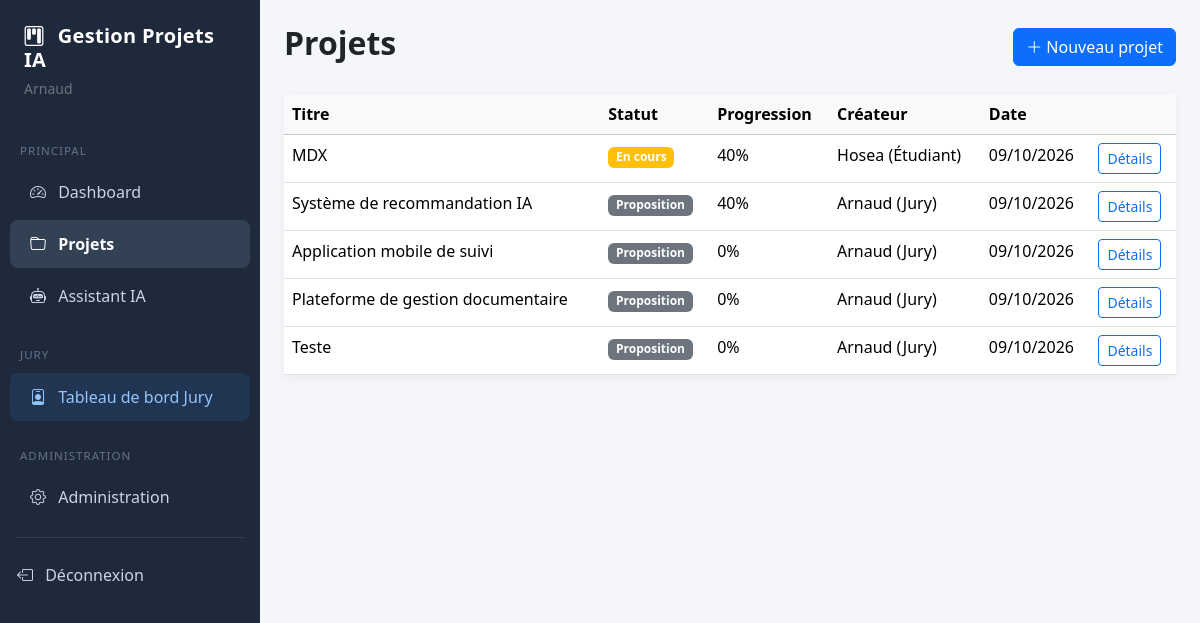
/projets/ (signed in), run on an earlier commit of the app's database.
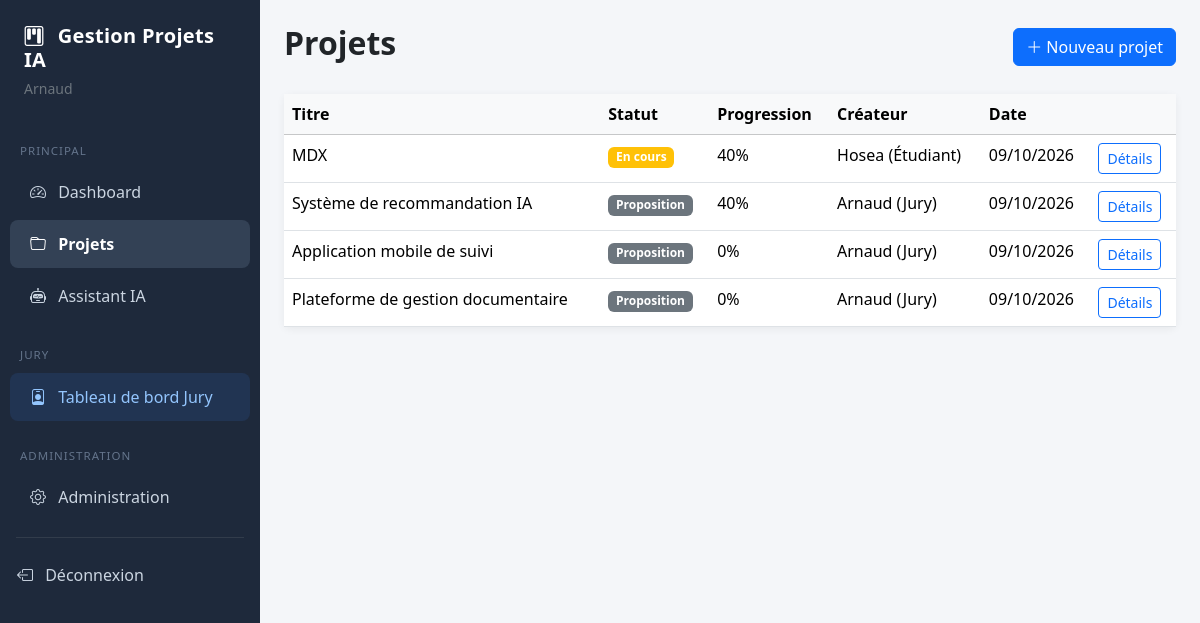
And on a later commit of the database.
### accounts/models.py (models this page shows, shortened)
class User(AbstractUser):
    class Role(models.TextChoices):
        ADMIN = "ADMIN", "Administrateur"
        ENSEIGNANT = "ENSEIGNANT", "Enseignant"
        ETUDIANT = "ETUDIANT", "Étudiant"
        JURY = "JURY", "Jury"
    role = models.CharField(
        max_length=20,
        choices=Role.choices,
        default=Role.ETUDIANT
    )
    telephone = models.CharField(max_length=20, blank=True, null=True)
    photo = models.ImageField(upload_to="photos/", blank=True, null=True)
    def __str__(self):
        return f"{self.get_full_name() or self.username} ({self.get_role_display()})"
    @property
    def is_enseignant(self):
        return self.role == self.Role.ENSEIGNANT
    @property
    def is_admin(self):
        return self.role == self.Role.ADMIN or self.is_superuser

### projets/models.py (models this page shows, shortened)
class Projet(models.Model):
    class Statut(models.TextChoices):
        PROPOSITION = "PROPOSITION", "Proposition"
        VALIDE = "VALIDE", "Validé"
        EQUIPE_AFFECTEE = "EQUIPE_AFFECTEE", "Équipe affectée"
        ENCADRANT_AFFECTE = "ENCADRANT_AFFECTE", "Encadrant affecté"
        EN_COURS = "EN_COURS", "En cours"
        LIVRABLES_SOUMIS = "LIVRABLES_SOUMIS", "Livrables soumis"
        VALIDATION_ENCADRANT = "VALIDATION_ENCADRANT", "Validation encadrant"
        SOUTENANCE = "SOUTENANCE", "Soutenance"
        EVALUE = "EVALUE", "Évalué"
        CLOTURE = "CLOTURE", "Clôturé"
        REFUSE = "REFUSE", "Refusé"
    titre = models.CharField(
        max_length=255
    )
    description = models.TextField()
    objectifs = models.TextField(
        blank=True
    )
    statut = models.CharField(
        max_length=30,
        choices=Statut.choices,
        default=Statut.PROPOSITION
    )
    progression = models.PositiveIntegerField(
        default=0
    )
    score_risque = models.PositiveIntegerField(
        default=0
    )
    date_debut = models.DateField(
        default=timezone.now
    )
    date_fin_prevue = models.DateField(
        null=True,
        blank=True
    )
    date_fin_reelle = models.DateField(
        null=True,
        blank=True
    )
    date_creation = models.DateTimeField(
        auto_now_add=True
    )
    date_modification = models.DateTimeField(
        auto_now=True
    )
    createur = models.ForeignKey(
        settings.AUTH_USER_MODEL,
        on_delete=models.CASCADE,
        related_name="projets_crees"
    )
    encadrant = models.ForeignKey(
        settings.AUTH_USER_MODEL,
        on_delete=models.SET_NULL,
        null=True,
        blank=True,
        related_name="projets_encadres",
        limit_choices_to={
            "role": "ENSEIGNANT"
        }
    )
    class Meta:
        ordering = [
            "-date_creation"
        ]

### projets/views.py (the view, shortened to what this page needs)
@login_required
def liste_projets(request):
    user = request.user
    if (
        user.is_enseignant
        or user.is_admin
        or user.is_superuser
    ):
        projets = Projet.objects.all()
    for projet in projets:
        mettre_a_jour_suivi_projet(
            projet
        )
    return render(
        request,
        "projets/liste.html",
        {
            "projets": projets
        }
    )

### projets/models.py (called while the page is built)
    @property
    def taux_achevement(self):
        if self.statut == self.Statut.VALIDE:
            return 100
        if self.statut == self.Statut.TERMINE:
            return 100
        if self.statut == self.Statut.EN_COURS:
            return 40
        if self.statut == self.Statut.EN_RETARD:
            return 0
        return 0

### projets/services_risque.py (called while the page is built, shortened)
def limiter_score(valeur):
    return max(0, min(100, round(valeur)))

def niveau_risque(score):
    score = limiter_score(score)
    if score >= SEUIL_MODERE:
        return "A_RISQUE"
    if score >= SEUIL_FAIBLE:
        return "MODERE"
    return "FAIBLE"

def libelle_niveau_risque(score):
    niveau = niveau_risque(score)
    return {
        "FAIBLE": "Faible",
        "MODERE": "Modéré",
        "A_RISQUE": "Projet à risque",
    }[niveau]

def classe_bootstrap_risque(score):
    niveau = niveau_risque(score)
    return {
        "FAIBLE": "success",
        "MODERE": "warning",
        "A_RISQUE": "danger",
    }[niveau]

def calculer_facteur_faible_progression(projet):
    if not projet.date_fin_prevue:
        return 0
    aujourd_hui = timezone.now().date()
    date_debut = projet.date_debut
    date_fin = projet.date_fin_prevue
    duree_totale = (
        date_fin - date_debut
    ).days
    if duree_totale <= 0:
        return 0
    jours_ecoules = (
        aujourd_hui - date_debut
    ).days
    jours_ecoules = max(
        0,
        min(
            jours_ecoules,
            duree_totale
        )
    )
    progression_attendue = (
        jours_ecoules / duree_totale
    ) * 100
    progression_reelle = (
        projet.progression or 0
    )
    ecart = (
        progression_attendue
        - progression_reelle
    )
    if ecart <= 0:
        return 0
    return limiter_score(ecart)

def calculer_facteur_livrables_non_deposes(projet):
    aujourd_hui = timezone.now().date()
    jalons_attendus = [
        jalon
        for jalon in projet.jalons.all()
        if (
            jalon.livrable_attendu
            and jalon.date_prevue
            and jalon.date_prevue <= aujourd_hui
            and not jalon.valide
        )
    ]
    if not jalons_attendus:
        return 0

def calculer_facteur_documents_rejetes(projet):
    documents = list(
        projet.documents.all()
    )
    if not documents:
        return 0
    documents_rejetes = [
        document
        for document in documents
        if document.statut == "REFUSE"
    ]
    if not documents_rejetes:
        return 0

### templates/projets/liste.html (shortened to what this page needs)
{% extends "base.html" %}
{% block content %}
<div class="d-flex justify-content-between align-items-center mb-4">
    <h2 class="fw-bold">Projets</h2>
    <a href="{% url 'creer_projet' %}" class="btn btn-primary">
        <i class="bi bi-plus-lg"></i> Nouveau projet
    </a>
</div>
<div class="card">
    <div class="card-body p-0">
        {% if projets %}
        <div class="table-responsive">
            <table class="table table-hover mb-0">
                <thead class="table-light">
                    <tr>
                        <th>Titre</th>
                        <th>Statut</th>
                        <th>Progression</th>
                        <th>Créateur</th>
                        <th>Date</th>
                        <th></th>
                    </tr>
                </thead>
                <tbody>
                    {% for projet in projets %}
                    <tr>
                        <td class="fw-medium">{{ projet.titre }}</td>
                        <td>
                            <span class="badge
                                {% if projet.statut == 'EN_COURS' %}bg-warning
                                {% elif projet.statut == 'TERMINE' %}bg-success
                                {% else %}bg-secondary{% endif %}">
                                {{ projet.get_statut_display }}
                            </span>
                        </td>
                        <td>{{ projet.progression }}%</td>
                        <td>{{ projet.createur }}</td>
                        <td>{{ projet.date_creation|date:"d/m/Y" }}</td>
                        <td>
                            <a href="{% url 'detail_projet' projet.pk %}" class="btn btn-sm btn-outline-primary">Détails</a>
                        </td>
                    </tr>
                    {% endfor %}
                </tbody>
            </table>
        </div>
        {% else %}
        <div class="text-center py-5 text-muted">
            <p>Aucun projet trouvé</p>
        </div>
        {% endif %}
    </div>
</div>
{% endblock %}

### templates/base.html (shortened to what this page needs)
<!DOCTYPE html>
<html lang="fr">
<head>
    <link
        href="https://cdn.jsdelivr.net/npm/bootstrap@5.3.3/dist/css/bootstrap.min.css"
        rel="stylesheet"
    >
    <link
        href="https://cdn.jsdelivr.net/npm/bootstrap-icons@1.11.3/font/bootstrap-icons.min.css"
        rel="stylesheet"
    >
</head>
<body>
{% if user.is_authenticated %}
<aside
    class="sidebar"
    id="sidebar"
>
    <div class="p-4">
        <div class="d-flex justify-content-between align-items-start">
            <div>
                <h5 class="fw-bold sidebar-title mb-1 text-white">
                    <i class="bi bi-kanban me-2"></i>
                    Gestion Projets IA
                </h5>
                <small class="text-secondary">
                    {{ user.get_full_name|default:user.username }}
                </small>
            </div>
        </div>
    </div>
    <nav class="mt-2">
        <div class="menu-section">
            Principal
        </div>
        <a
            href="{% url 'dashboard' %}"
            class="{% if request.resolver_match.url_name == 'dashboard' %}active{% endif %}"
        >
            <i class="bi bi-speedometer2 me-2"></i>
            Dashboard
        </a>
        <a
            href="{% url 'liste_projets' %}"
            class="{% if 'projet' in request.resolver_match.url_name %}active{% endif %}"
        >
            <i class="bi bi-folder me-2"></i>
            Projets
        </a>
        <a href="{% url 'chatbot' %}">
            <i class="bi bi-robot me-2"></i>
            Assistant IA
        </a>
        {% if user.role == "JURY" or user.role == "ADMIN" or user.is_admin or user.is_superuser %}
            <div class="menu-section mt-3">
                Jury
            </div>
            <a
                href="{% url 'jury:dashboard' %}"
                class="jury-link {% if request.resolver_match.namespace == 'jury' %}active{% endif %}"
            >
                <i class="bi bi-person-badge me-2"></i>
                Tableau de bord Jury
            </a>
        {% endif %}
        {% if user.role == "ADMIN" or user.is_admin or user.is_superuser %}
            <div class="menu-section mt-3">
                Administration
            </div>
            <a
                href="/admin/"
                target="_blank"
            >
                <i class="bi bi-gear me-2"></i>
                Administration
            </a>
        {% endif %}
        <hr class="border-secondary mx-3">
        <form
            method="post"
            action="{% url 'logout' %}"
            class="d-inline"
        >
            <button
                type="submit"
                class="btn btn-link text-decoration-none text-start w-100 px-3 py-2"
                style="color: #cbd5e1 !important;"
            >
                <i class="bi bi-box-arrow-left me-2"></i>
                Déconnexion
            </button>
        </form>
    </nav>
</aside>
<main class="main-content">
    {% block content %}{% endblock %}
</main>
{% else %}
{% block auth_content %}{% endblock %}
{% endif %}
</body>
</html>

### templates/base.html (style rules this page uses)
body { background-color: #f4f6f9; overflow-x: hidden; }
.sidebar { width: 260px; min-height: 100vh; background: #1e293b; position: fixed; top: 0; left: 0; z-index: 1050; transition: transform 0.3s ease; overflow-y: auto; }
.sidebar a { color: #cbd5e1; text-decoration: none; display: block; padding: 12px 20px; border-radius: 8px; margin: 4px 10px; transition: all 0.2s ease; }
.sidebar a.active { background: #334155; color: white; font-weight: 600; }
.sidebar .jury-link { background: rgba(59, 130, 246, 0.12); color: #93c5fd; }
.sidebar-title { letter-spacing: 0.3px; }
.menu-section { font-size: 0.72rem; text-transform: uppercase; letter-spacing: 1px; color: #64748b; padding: 10px 20px 5px; }
.main-content { margin-left: 260px; min-height: 100vh; padding: 24px; transition: margin-left 0.3s ease; }
.card { border: none; box-shadow: 0 2px 8px rgba(0, 0, 0, 0.06); }

What changed in the data, as far as the page shows it:
removed Projet: titre "Teste", statut "Proposition", progression "0", createur "Arnaud (Jury)", date_creation "09/10/2026"
